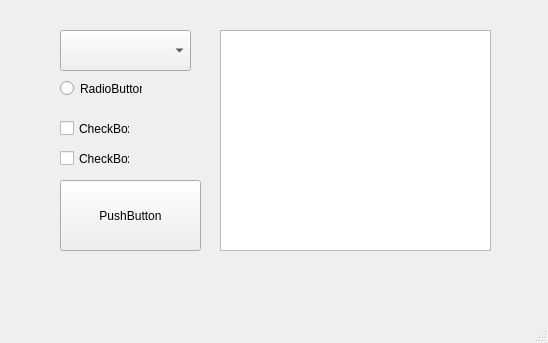
<?xml version="1.0" encoding="UTF-8"?>
<ui version="4.0">
 <class>MainWindow</class>
 <widget class="QMainWindow" name="MainWindow">
  <property name="geometry">
   <rect>
    <x>0</x>
    <y>0</y>
    <width>548</width>
    <height>343</height>
   </rect>
  </property>
  <property name="windowTitle">
   <string>MainWindow</string>
  </property>
  <widget class="QWidget" name="centralwidget">
   <widget class="QRadioButton" name="radioButton">
    <property name="geometry">
     <rect>
      <x>60</x>
      <y>80</y>
      <width>82</width>
      <height>17</height>
     </rect>
    </property>
    <property name="text">
     <string>RadioButton</string>
    </property>
   </widget>
   <widget class="QPushButton" name="pushButton">
    <property name="geometry">
     <rect>
      <x>60</x>
      <y>180</y>
      <width>141</width>
      <height>71</height>
     </rect>
    </property>
    <property name="text">
     <string>PushButton</string>
    </property>
   </widget>
   <widget class="QCheckBox" name="checkBox_1">
    <property name="geometry">
     <rect>
      <x>60</x>
      <y>120</y>
      <width>70</width>
      <height>17</height>
     </rect>
    </property>
    <property name="text">
     <string>CheckBox</string>
    </property>
   </widget>
   <widget class="QCheckBox" name="checkBox_2">
    <property name="geometry">
     <rect>
      <x>60</x>
      <y>150</y>
      <width>70</width>
      <height>17</height>
     </rect>
    </property>
    <property name="text">
     <string>CheckBox</string>
    </property>
   </widget>
   <widget class="QListView" name="listView">
    <property name="geometry">
     <rect>
      <x>220</x>
      <y>30</y>
      <width>271</width>
      <height>221</height>
     </rect>
    </property>
   </widget>
   <widget class="QComboBox" name="comboBox">
    <property name="geometry">
     <rect>
      <x>60</x>
      <y>30</y>
      <width>131</width>
      <height>41</height>
     </rect>
    </property>
   </widget>
  </widget>
  <widget class="QMenuBar" name="menubar">
   <property name="geometry">
    <rect>
     <x>0</x>
     <y>0</y>
     <width>548</width>
     <height>21</height>
    </rect>
   </property>
  </widget>
  <widget class="QStatusBar" name="statusbar"/>
 </widget>
 <resources/>
 <connections/>
</ui>
